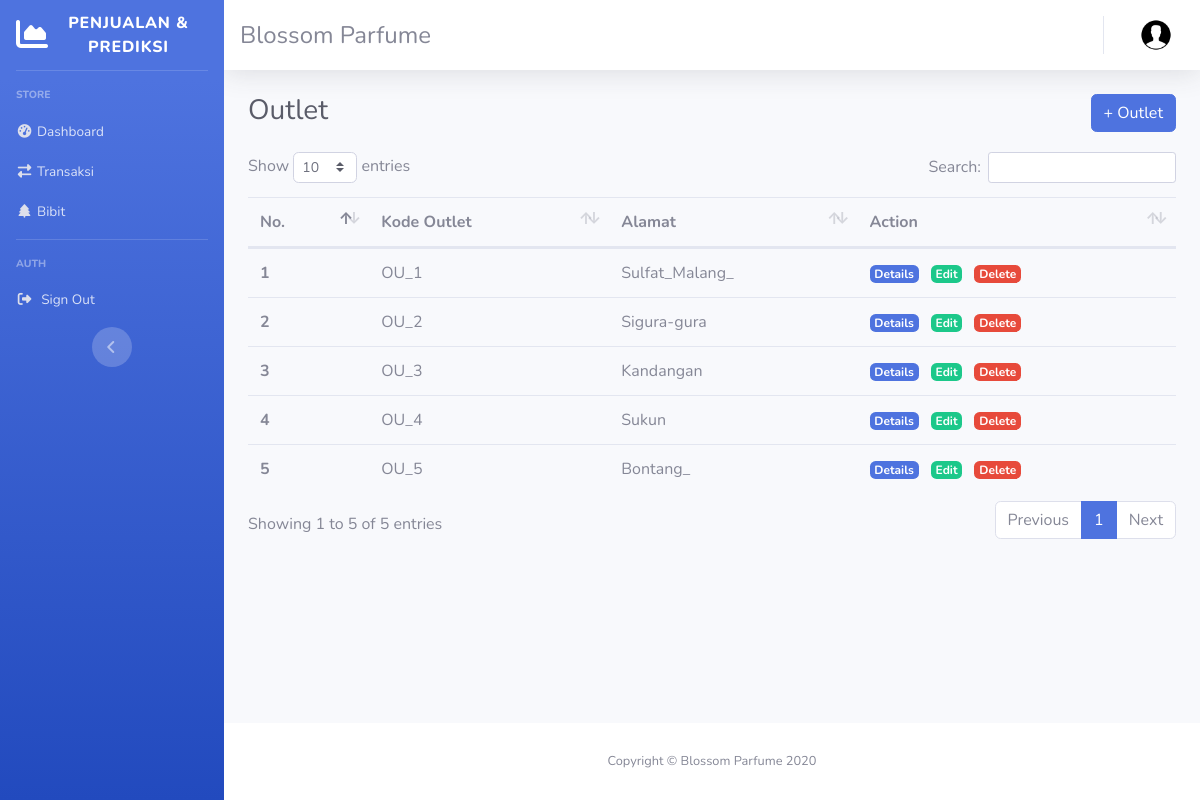
/index.php/outlet, run on the app's committed database.
### tables this page shows
CREATE TABLE `outlet` (
  `id_outlet` int(12) NOT NULL,
  `kode_outlet` varchar(12) NOT NULL,
  `alamat_outlet` varchar(128) NOT NULL
);

### application/controllers/Outlet.php (called while the page is built, shortened)
<?php
	class Outlet extends CI_Controller
	{
		public function __construct()
		{
			$this->load->library('form_validation');
			$this->load->library('session');
			$this->load->model('Bibit_model');
			$this->load->model('Outlet_model');
			$this->load->model('Prediksi_model');
			$this->load->model('Transaksi_model');
			$this->load->model('User_model');
		}
		public function index()
		{
			$data['title'] = 'Outlet';
			$data['user'] = $_SESSION['user'];
			$data['outlet'] = $this->Outlet_model->getAllOutlet();
			if ($_SESSION['user']['jabatan'] != "Admin") {
				$data['outlet'] = $this->Outlet_model->getAllOutlet();
				$this->load->view('templates/header', $data);
				$this->load->view('templates/sidebar', $data);
				$this->load->view('templates/topbar', $data);
				$this->load->view('outlet/index', $data);
				$this->load->view('templates/footer');
			}else{
				$this->load->view('templates/header', $data);
				$this->load->view('templates/sidebar', $data);
				$this->load->view('templates/topbar', $data);
				$this->load->view('outlet/index', $data);
				$this->load->view('templates/footer');
			}
		}
	}
?>

### index.php (called while the page is built, shortened)
<?php
require_once BASEPATH.'core/CodeIgniter.php';

### application/models/Outlet_model.php (called while the page is built, shortened)
<?php
	class Outlet_model extends CI_Model
	{
		public function getAllOutlet()
		{
			return $query = $this->db->get('outlet')->result_array();
		}
	}
?>

### application/views/outlet/index.php (the view, shortened to what this page needs)
<div class="container-fluid">
	<div class="row mt-3">
		<div class="col-6">
			<h1 class="h3 text-gray-800"><?=$title;?></h1>
        </div>
        <div class="col-6">
            <a href="#" class="btn btn-primary ml-2 float-right" data-toggle="modal" data-target="#modal-outlet" id="tambahOutlet">+ Outlet</a>
        </div>
    </div>
    <div class="row mt-3">
    	<div class="col-lg-12">
	        <table class="table table-hover" id="dataTable">
			  <thead>
			    <tr>
			      <th scope="col">No.</th>
			      <th scope="col">Kode Outlet</th>
			      <th scope="col">Alamat</th>
			      <th scope="col">Action</th>
			    </tr>
			  </thead>
			  <tbody>
					<?php $i = 1;?>
					    <?php foreach ($outlet as $o) : ?>
						    <tr>
						      <th scope="row"><?=$i; ?></th>
						      <td><?php echo $o['kode_outlet']; ?></td>
						      <td><?php echo $o['alamat_outlet']; ?></td>
						      <td>
				  				<a href="<?= base_url('admin/outlet/'.$o['id_outlet']); ?>" class="badge badge-primary float">Details</a>
				  				<a href="#" class="badge badge-success float upd_outlet ml-2" data-id="<?php echo $o['id_outlet']; ?>" data-toggle="modal" data-target="#modal-outlet">Edit</a>
						      	<a href="<?php echo base_url(); ?>outlet/hapus/<?php echo $o['id_outlet']; ?>" class="badge badge-danger float ml-2" onclick="return confirm('Hapus data?')">Delete</a>
						      </td>
						    </tr>
						<?php $i++; ?>
					<?php endforeach; ?>
				</tbody>
			</table>
    	</div>
	</div>
</div>
</div>

### data on the page
outlet: kode_outlet "OU_1", alamat_outlet "Sulfat_Malang_"
outlet: kode_outlet "OU_2", alamat_outlet "Sigura-gura"
outlet: kode_outlet "OU_3", alamat_outlet "Kandangan"
outlet: kode_outlet "OU_4", alamat_outlet "Sukun"
outlet: kode_outlet "OU_5", alamat_outlet "Bontang_"

### other printed values
$title "Outlet"
